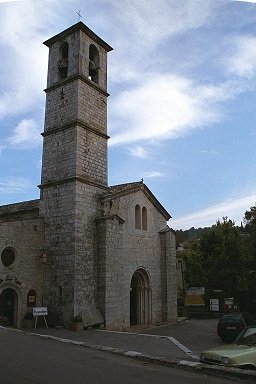
//> input picture image/church1.jpg, 256 x 384 px
$ ./matcher   (built with g++ and OpenCV 4)
//> lines starting //> are read from the running program, lines starting //| are printed output that depends on the picture
/*
  Reads 2 images, detects keypoints, compute ORB descriptors at these keypoints,
  matches the descriptors by nearest neighbour (brute force)

  Author : Manohar Kuse <mpkuse@connect.ust.hk>
  Released in Public Domain
*/

#include <iostream>
#include <vector>

#include <opencv2/core/core.hpp>
#include <opencv2/highgui/highgui.hpp>
#include <opencv2/features2d/features2d.hpp>

using namespace std;

int main()
{
  //
  // Load Images
  cv::Mat im1 = cv::imread( "../image/church1.jpg");
//> im1 is the input picture: 384 rows x 256 cols, CV_8UC3; mean B, G, R 129.7, 120.1, 112
  cv::Mat im2 = cv::imread( "../image/church2.jpg");
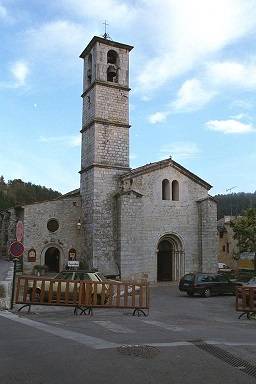
//> input picture image/church2.jpg, 256 x 384 px
//> im2 is the input picture: 384 rows x 256 cols, CV_8UC3; mean B, G, R 149.6, 142, 129.9
  cv::imshow( "im1", im1 );
  cv::imshow( "im2", im2 );
  cv::waitKey(0);


  //
  // Feature Detector
  cv::Ptr<cv::Feature2D> fdetector = cv::ORB::create();
  std::vector<cv::KeyPoint> keypoints1, keypoints2;
  cv::Mat descriptors1, descriptors2;
  fdetector->detectAndCompute(im1, cv::Mat(), keypoints1, descriptors1);
//> keypoints1 = 430 keypoints; strongest (x, y, size): (43, 43, 31), (44, 42, 37.2), (44, 90, 31), (112, 49, 31)
  fdetector->detectAndCompute(im2, cv::Mat(), keypoints2, descriptors2);
//> keypoints2 = 465 keypoints; strongest (x, y, size): (80, 56, 31), (94, 36, 31), (211, 186, 31), (132, 47, 31)
  cout << "# of keypoints : "<< keypoints1.size() << endl;
//| # of keypoints : 430
  cout << "# of keypoints : "<< keypoints2.size() << endl;
//| # of keypoints : 465
  cout << "descriptors shape : "<< descriptors1.rows << "x" << descriptors1.cols << endl;
//| descriptors shape : 430x32
  cout << "descriptors shape : "<< descriptors2.rows << "x" << descriptors2.cols << endl;
//| descriptors shape : 465x32


  //
  // Draw Keypoints
  cv::Mat outImage1, outImage2;
  cv::drawKeypoints(im1, keypoints1, outImage1 );
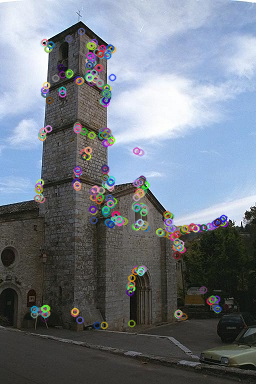
//> outImage1: 384 rows x 256 cols, CV_8UC3; mean B, G, R 131.5, 121.7, 114
  cv::drawKeypoints(im2, keypoints2, outImage2 );
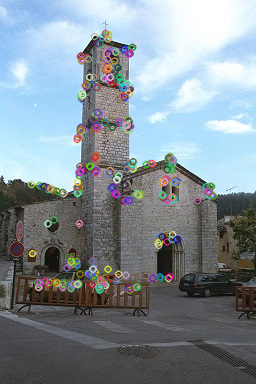
//> outImage2: 384 rows x 256 cols, CV_8UC3; mean B, G, R 150.3, 142.9, 131.3
  cv::imshow( "win-keys1", outImage1 );
  cv::imshow( "win-keys2", outImage2 );
  cv::waitKey(0);

  //
  // Matcher - Brute Force
  cv::BFMatcher matcher(cv::NORM_L2);
  std::vector< cv::DMatch > matches;
  matcher.match(descriptors1, descriptors2, matches);
//> matches = 430 matches

  // [14 lines of commented-out code are left out]
  cv::Mat outImg;
  cv::drawMatches(im1, keypoints1, im2, keypoints2, matches, outImg );
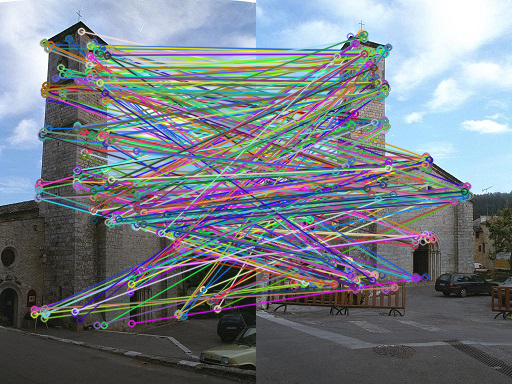
//> outImg: 384 rows x 512 cols, CV_8UC3; mean B, G, R 133, 125.5, 118.8
  cv::imshow( "matches", outImg );
  cv::waitKey(0);

  return 0;
}
